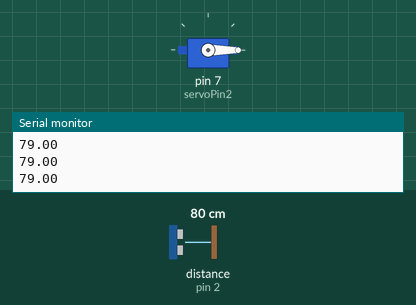
This sketch was run on a simulated Arduino Uno, built with avr-gcc and run on an emulated ATmega328P. Shown: servo, the last lines printed to the serial monitor. Wiring (inferred from the names in the program): ultrasonic range finder: trigger pin 3; echo pin 2. Inputs (shaded band) come from the test bench; at power-on: distance to the obstacle (sensor on pin 2) 80 cm. The echo pulse lasts 58.3 µs per cm.

Above: at 5.8 s.
5.9 s: distance to the obstacle (sensor on pin 2) set to 13 cm
7.4 s: distance to the obstacle (sensor on pin 2) set to 10 cm
At 7.88 s:
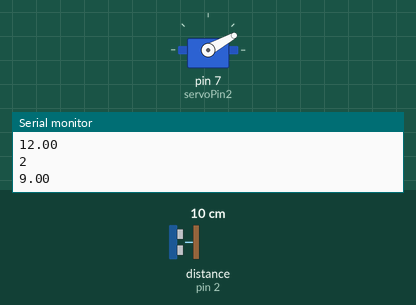
At 10.7 s:
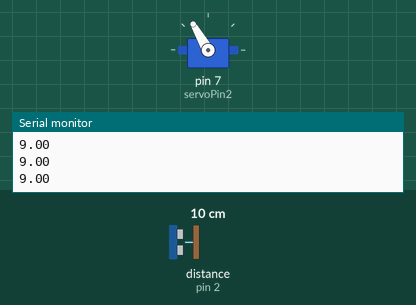
Timing chart, 0 to 12.2 s (numbered marks = the images above; inputs shaded):
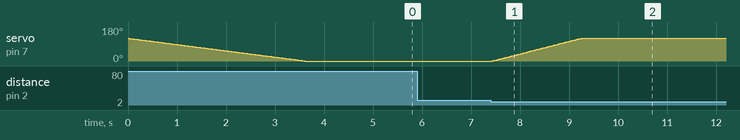

The sketch:

Ultrasonic_test.ino
```cpp
#include <Arduino.h>
#include <Servo.h>

#define servoPin2 7
Servo s2;
int pos = 0;
int a = 120;

#define echoPin 2 //pin D2
#define trigPin 3 //pin D3

#define echoPin2 7 //pin D2
#define trigPin2 6 //pin D3

float duration_us, distance, distance2;
bool closed = false;

void setup() {
  // put your setup code here, to run once:
  Serial.begin (9600);
  pinMode(trigPin, OUTPUT);
  pinMode(echoPin, INPUT);


  pinMode(trigPin2, OUTPUT);
  pinMode(echoPin2, INPUT);

  s2.attach(servoPin2);
  // Initializing both motor positions
  for (pos = 0; pos <= a; pos += 1) { // goes from 0 degrees to 180 degrees
    // in steps of 1 degree
    s2.write(a-pos); //+ 90);
    delay(30);                       // waits 15ms for the servo to reach the position
  }
  delay(1000);
//  for (pos = a; pos >= 0; pos -= 1) { // goes from 180 degrees to 0 degrees
//    s2.write(a-pos);
//    delay(30);                       // waits 15ms for the servo to reach the position
//  }
}

void closeGate(){
  for (pos = a; pos >= 0; pos -= 1) { // goes from 180 degrees to 0 degrees
    s2.write(a-pos);
    delay(15);                       // waits 15ms for the servo to reach the position
  }
///
}

int readDistance() {
  // generate 10-microsecond pulse to TRIG pin
  digitalWrite(trigPin, HIGH);
  delayMicroseconds(10);
  digitalWrite(trigPin, LOW);

  // measure duration of pulse from ECHO pin
  duration_us = pulseIn(echoPin, HIGH);

  // calculate the distance0.034 / 2; // Speed of sound wave divided by 2 (go and back)
  return 0.017 * duration_us;
}

void loop() {
  // put your main code here, to run repeatedly:
  distance = readDistance(); // read distance from sensor
  Serial.println(distance);

  // If it is close enough, send a 1
  if (closed == false){
    if (distance > 10 and distance <= 20){
      Serial.println(2);
    }
    else if (distance <= 10){
      // Before sending the message, close the cage.
      // Closing the cage
      closeGate();
      closed = true;
      Serial.println(1);
    }
  }
  delay(50);
}
```

Measured:
- the behaviour switches between 12 and 11 cm on distance to the obstacle (sensor on pin 2) (found by bisection; images 0 and 1)
- after the input at 7.4 s, servo on pin 7 (servoPin2): moves from 0° to 120° over 1.8 s, starting at once
